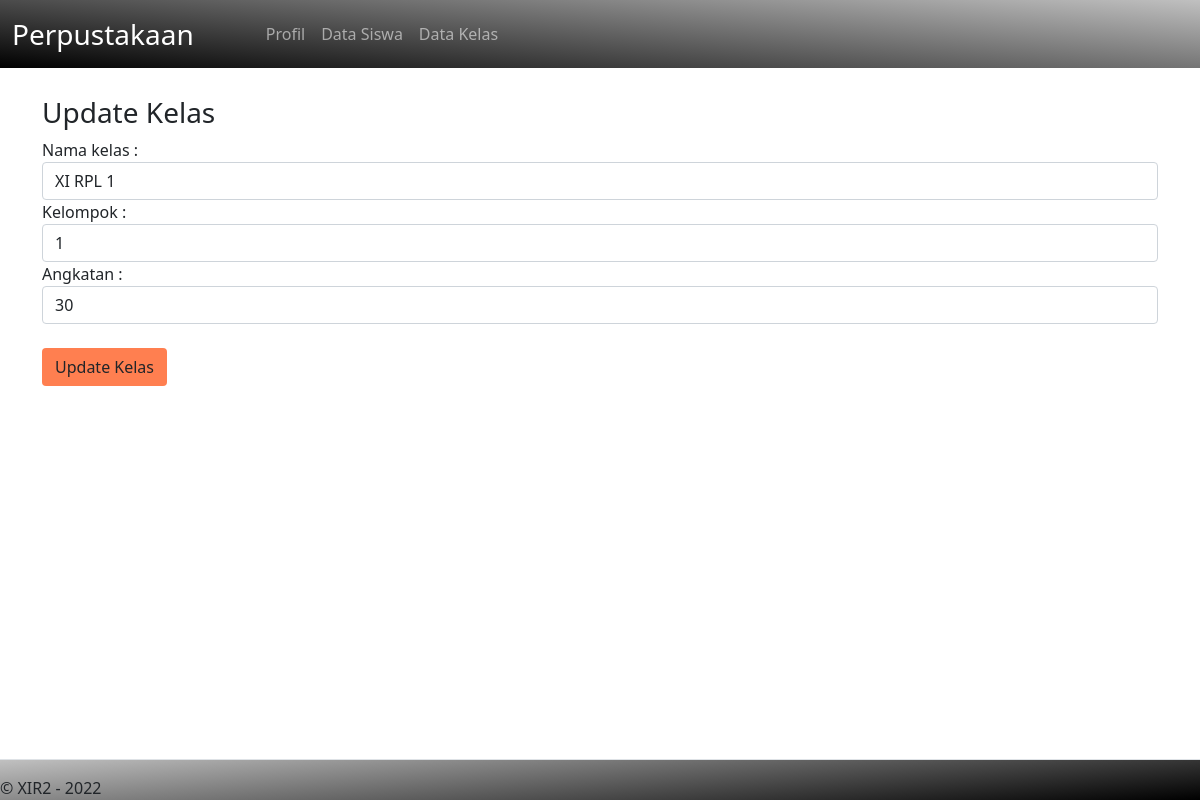
/update_kelas.php?id_kelas=12 (signed in), run on the app's committed database.
### tables this page shows
CREATE TABLE `kelas` (
  `id_kelas` int(11) NOT NULL,
  `nama_kelas` varchar(20) NOT NULL,
  `kelompok` varchar(20) NOT NULL,
  `angkatan` int(100) NOT NULL
);

### update_kelas.php (the view, shortened to what this page needs)
<?php include'navbar.php'; ?>
            <?php
        include "koneksi.php";
        $qry_get_kelas=mysqli_query($conn,"select * from kelas where id_kelas = '".$_GET['id_kelas']."'");
        $data_kelas=mysqli_fetch_array($qry_get_kelas);
        ?>
        <h3>Update Kelas</h3>
        <form action="proses_update_kelas.php" method="post">
            Nama kelas :
        <input type="text" name="nama_kelas" value="<?=$data_kelas['nama_kelas']?>" class="form-control">
            Kelompok :
        <input type="text" name="kelompok" value="<?=$data_kelas['kelompok']?>" class="form-control">
            Angkatan :
        <input type="text" name="angkatan" value="<?=$data_kelas['angkatan']?>" class="form-control"><br>
        <input type="submit" name="simpan" value="Update Kelas" class="btn" style="background-color:Coral;"><br><br><br><br><br>
        </form>
         <?php include'footer.php'; ?>

### data on the page
kelas: nama_kelas "XI RPL 1", kelompok "1", angkatan "30"
